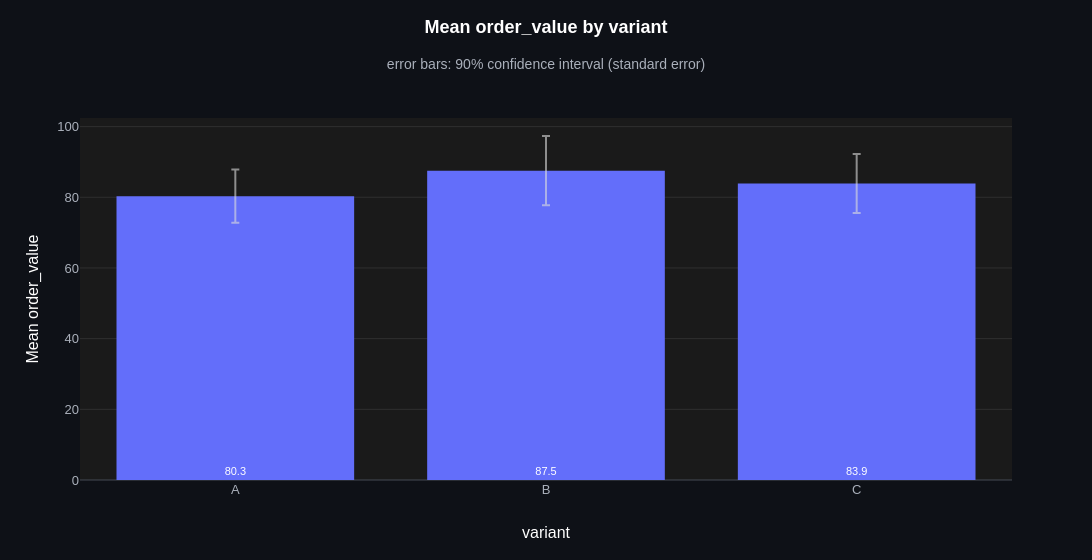

This figure's notebook cell:
### Markdown cell above
**`ci_level`** (`float, default 0.95`): the confidence level, strictly between 0 and 1.
A 90 % interval from the standard error is narrower than the 95 % one above.

### Code cell
ev.bar_plot(checkout, "variant", "order_value", agg="mean", ci="sem", ci_level=0.9)

### Figure 1 — Plotly figure (JSON) as saved in the notebook; plotly's stock layout.template omitted (floating-point values rounded to 4 significant figures)
{"data": [{"cliponaxis": false, "error_y": {"array": [7.544, 9.8, 8.35], "arrayminus": [7.544, 9.8, 8.35], "color": "rgba(220,220,220,0.6)", "symmetric": false, "type": "data"}, "hovertemplate": "%{hovertext}<extra></extra>", "hovertext": ["variant: <b>A</b><br>Mean order_value: 80.3<br>n = 117<br>90% CI: 72.8 to 87.9", "variant: <b>B</b><br>Mean order_value: 87.5<br>n = 108<br>90% CI: 77.7 to 97.3", "variant: <b>C</b><br>Mean order_value: 83.9<br>n = 108<br>90% CI: 75.5 to 92.2"], "insidetextanchor": "start", "marker": {"color": ["#636EFA", "#636EFA", "#636EFA"]}, "meta": {"group": null, "role": "data"}, "name": "order_value", "orientation": "v", "showlegend": false, "text": ["80.3", "87.5", "83.9"], "textangle": 0, "textfont": {"size": 11}, "textposition": "inside", "type": "bar", "x": ["A", "B", "C"], "y": [80.31, 87.51, 83.89]}], "layout": {"bargap": 0.15, "bargroupgap": 0.1, "barmode": "group", "height": 560, "legend": {"title": {"text": ""}, "traceorder": "normal"}, "margin": {"t": 118}, "showlegend": false, "title": {"subtitle": {"text": "error bars: 90% confidence interval (standard error)"}, "text": "<b>Mean order_value by variant</b>"}, "uniformtext": {"minsize": 11, "mode": "hide"}, "width": 1400, "xaxis": {"categoryarray": ["A", "B", "C"], "categoryorder": "array", "title": {"text": "variant"}, "type": "category"}, "yaxis": {"title": {"text": "Mean order_value"}}}}
